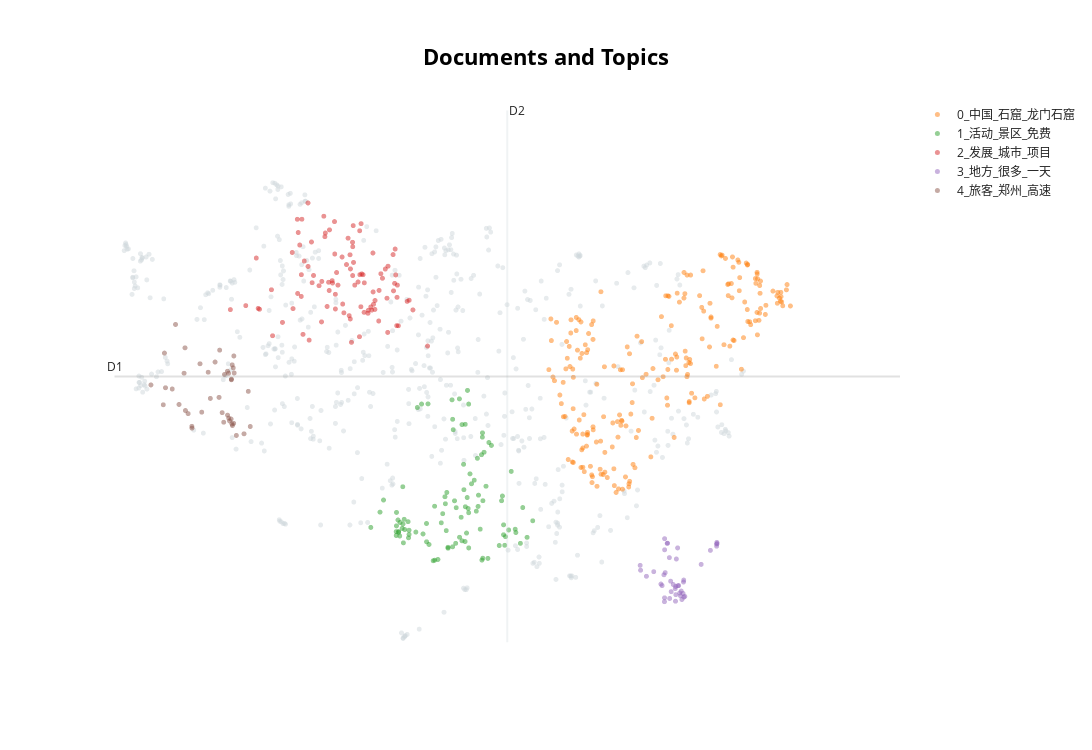

The code cell stored with this chart in its notebook:
### Code cell
# UMAP可视化
reduced_embeddings = UMAP(n_neighbors=10, n_components=2).fit_transform(embeddings)
topic_model.visualize_documents(docs, reduced_embeddings=reduced_embeddings, hide_document_hover=True, hide_annotations=True)

### Figure 1 — Plotly figure (JSON) as saved in the notebook; plotly's stock layout.template omitted (floating-point values rounded to 4 significant figures; data arrays with more than 128 entries replaced by an {"elided": "..."} marker saying what was removed)
{"data": [{"hoverinfo": "text", "marker": {"color": "#CFD8DC", "opacity": 0.5, "size": 5}, "mode": "markers+text", "name": "other", "showlegend": false, "type": "scattergl", "x": {"elided": "501 float values"}, "y": {"elided": "501 float values"}}, {"hoverinfo": "text", "marker": {"opacity": 0.5, "size": 5}, "mode": "markers+text", "name": "0_中国_石窟_龙门石窟", "text": {"elided": "216 str values"}, "textfont": {"size": 12}, "type": "scattergl", "x": {"elided": "216 float values"}, "y": {"elided": "216 float values"}}, {"hoverinfo": "text", "marker": {"opacity": 0.5, "size": 5}, "mode": "markers+text", "name": "1_活动_景区_免费", "text": ["", "", "", "", "", "", "", "", "", "", "", "", "", "", "", "", "", "", "", "", "", "", "", "", "", "", "", "", "", "", "", "", "", "", "", "", "", "", "", "", "", "", "", "", "", "", "", "", "", "", "", "", "", "", "", "", "", "", "", "", "", "", "", "", "", "", "", "", "", "", "", "", "", "", "", "", "", "", "", "", "", "", "", "", "", "", "", "", "", "", "", "", "", "", "", "", "", "", "", ""], "textfont": {"size": 12}, "type": "scattergl", "x": [6.092, 6.217, 4.942, 5.841, 5.999, 5.889, 6.074, 6.569, 4.96, 5.882, 6.18, 5.837, 5.566, 5.016, 5.231, 5.872, 6.465, 6.668, 6.055, 4.901, 5.03, 6.088, 5.889, 5.702, 6.08, 6.025, 4.896, 4.93, 5.4, 5.281, 6.375, 6.409, 5.446, 6.138, 5.495, 4.845, 5.758, 4.849, 4.845, 4.662, 5.84, 4.94, 4.949, 6.502, 6.392, 6.634, 4.848, 5.82, 6.812, 5.658, 4.871, 5.592, 5.756, 5.93, 5.15, 6.094, 6.015, 5.867, 5.317, 6.392, 5.378, 5.023, 6.031, 5.283, 4.879, 5.574, 6.559, 5.793, 5.793, 6.73, 5.781, 6.166, 5.858, 5.128, 5.709, 5.666, 5.649, 5.399, 4.479, 5.21, 6.086, 5.658, 5.029, 5.685, 5.816, 5.969, 4.612, 5.89, 5.547, 5.515, 6.329, 5.907, 5.553, 5.303, 6.363, 4.881, 6.111, 6.42, 5.591, 4.967], "y": [1.491, 3.076, 1.971, 2.213, 2.152, 3.656, 2.944, 1.851, 2.038, 2.188, 3.116, 1.725, 1.878, 2.004, 1.832, 3.848, 1.887, 2.202, 1.899, 1.993, 1.825, 3.251, 2.129, 1.699, 1.464, 2.218, 1.802, 1.909, 1.463, 1.978, 2.364, 1.672, 1.473, 2.502, 1.988, 1.864, 1.785, 2.134, 1.81, 2.308, 3.372, 2.495, 1.707, 2.71, 1.959, 1.699, 1.945, 2.453, 2.017, 1.651, 2.028, 1.631, 3.729, 2.536, 3.608, 2.298, 2.894, 2.343, 1.683, 1.82, 1.455, 1.777, 2.377, 1.721, 1.865, 2.415, 1.898, 1.735, 3.368, 1.784, 2.066, 1.488, 1.844, 1.857, 2.2, 3.296, 3.716, 2.221, 1.923, 3.657, 3.192, 3.443, 1.884, 2.297, 2.81, 2.587, 2.138, 1.635, 2.354, 2.116, 1.668, 2.676, 2.256, 3.659, 2.298, 1.853, 2.979, 1.793, 1.644, 1.893]}, {"hoverinfo": "text", "marker": {"opacity": 0.5, "size": 5}, "mode": "markers+text", "name": "2_发展_城市_项目", "text": ["", "", "", "", "", "", "", "", "", "", "", "", "", "", "", "", "", "", "", "", "", "", "", "", "", "", "", "", "", "", "", "", "", "", "", "", "", "", "", "", "", "", "", "", "", "", "", "", "", "", "", "", "", "", "", "", "", "", "", "", "", "", "", "", "", "", "", "", "", "", "", "", "", "", "", "", "", "", "", "", "", "", "", "", "", "", "", "", "", "", "", "", "", "", "", "", "", "", ""], "textfont": {"size": 12}, "type": "scattergl", "x": [4.723, 4.83, 3.96, 4.218, 3.348, 3.969, 3.503, 4.807, 4.54, 5.032, 3.421, 4.226, 4.319, 5.297, 4.443, 4.512, 4.168, 2.857, 4.386, 3.591, 4.336, 4.647, 3.624, 3.969, 4.296, 4.216, 4.129, 4.091, 3.88, 3.734, 3.928, 4.538, 4.857, 4.51, 4.322, 2.83, 3.634, 4.219, 3.818, 4.438, 4.248, 4.518, 4.598, 3.479, 4.688, 3.521, 4.066, 5.003, 4.852, 4.593, 3.884, 4.23, 3.824, 5.086, 4.348, 4.339, 3.064, 4.624, 4.822, 4.152, 4.184, 3.956, 4.367, 3.923, 3.654, 3.987, 3.048, 3.773, 4.712, 3.486, 3.574, 4.006, 3.433, 3.359, 2.876, 4.201, 3.802, 3.455, 3.85, 4.862, 3.769, 2.678, 4.493, 4.383, 4.478, 4.8, 4.18, 4.074, 3.207, 4.727, 4.186, 2.456, 3.425, 3.576, 4.876, 3.871, 4.838, 4.316, 3.478], "y": [4.663, 5.834, 5.765, 5.462, 5.786, 4.993, 4.636, 5.247, 5.111, 5.116, 6.253, 6.164, 6.091, 4.472, 4.973, 5.232, 4.899, 5.001, 5.36, 4.555, 5.024, 5.424, 5.934, 5.199, 5.372, 5.929, 5.616, 4.938, 5.252, 5.319, 5.357, 4.987, 5.156, 5.779, 5.474, 5.708, 5.361, 5.867, 6.008, 4.932, 5.328, 5.058, 5.253, 5.474, 5.553, 5.665, 5.723, 5.099, 4.758, 4.823, 6.104, 5.646, 6.06, 4.98, 5.485, 6.191, 4.616, 5.487, 5.352, 5.987, 4.853, 6.22, 5.474, 5.39, 5.463, 5.505, 5.263, 5.38, 5.144, 6.254, 6.482, 5.328, 6.067, 4.998, 4.988, 4.523, 6.296, 5.891, 5.028, 5.327, 4.811, 5.039, 4.976, 4.945, 5.02, 5.757, 5.754, 5.061, 4.804, 5.593, 5.555, 4.984, 5.21, 5.59, 4.757, 5.368, 5.471, 4.603, 5.169]}, {"hoverinfo": "text", "marker": {"opacity": 0.5, "size": 5}, "mode": "markers+text", "name": "3_地方_很多_一天", "text": ["", "", "", "", "", "", "", "", "", "", "", "", "", "", "", "", "", "", "", "", "", "", "", "", "", "", "", "", "", "", "", "", "", "", "", "", "", "", "", "", "", ""], "textfont": {"size": 12}, "type": "scattergl", "x": [8.987, 8.748, 8.449, 8.951, 8.836, 9.238, 8.711, 8.988, 8.712, 8.865, 8.659, 8.976, 8.784, 8.881, 8.873, 8.754, 8.555, 8.871, 8.983, 8.711, 8.806, 9.464, 8.939, 8.365, 8.928, 8.903, 8.868, 8.899, 9.003, 8.359, 8.675, 9.461, 8.719, 8.961, 8.709, 8.701, 9.46, 9.467, 8.914, 8.799, 8.78, 9.371], "y": [1.183, 1.699, 1.236, 1.028, 1.12, 1.404, 0.9337, 0.9438, 1.609, 1.064, 1.127, 0.9955, 0.9247, 1.479, 0.9783, 1.701, 1.301, 1.093, 1.156, 1.765, 1.021, 1.713, 0.9625, 1.321, 1.002, 1.104, 0.8862, 1.635, 0.9535, 1.39, 1.106, 1.659, 1.288, 0.9104, 0.8796, 1.258, 1.689, 1.696, 1.106, 1.167, 1.499, 1.601]}, {"hoverinfo": "text", "marker": {"opacity": 0.5, "size": 5}, "mode": "markers+text", "name": "4_旅客_郑州_高速", "text": ["", "", "", "", "", "", "", "", "", "", "", "", "", "", "", "", "", "", "", "", "", "", "", "", "", "", "", "", "", "", "", "", "", "", "", "", "", "", "", "", "", ""], "textfont": {"size": 12}, "type": "scattergl", "x": [2.019, 1.848, 1.717, 1.903, 2.47, 2.483, 1.619, 2.432, 2.445, 2.372, 2.302, 1.312, 2.653, 1.789, 2.467, 1.809, 1.49, 2.416, 2.498, 2.236, 2.714, 2.743, 2.471, 2.137, 2.506, 1.507, 1.902, 1.666, 2.36, 2.338, 2.543, 2.511, 2.293, 2.044, 2.168, 1.803, 2.43, 1.522, 2.414, 2.504, 2.479, 2.486], "y": [4.223, 3.522, 3.651, 3.318, 3.998, 4.207, 3.868, 3.459, 3.419, 4.072, 4.414, 3.925, 3.239, 4.09, 3.446, 3.565, 3.646, 3.5, 4.165, 4.247, 3.835, 3.341, 4.006, 4.104, 4.332, 4.373, 3.344, 4.775, 3.401, 3.536, 3.215, 4.093, 3.75, 3.543, 3.736, 4.446, 4.088, 3.885, 4.118, 3.385, 3.377, 3.355]}], "layout": {"annotations": [{"showarrow": false, "text": "D1", "x": 0.7876, "y": 4.045, "yshift": 10}, {"showarrow": false, "text": "D2", "x": 6.445, "xshift": 10, "y": 7.781}], "height": 750, "shapes": [{"line": {"color": "#CFD8DC", "width": 2}, "type": "line", "x0": 6.445, "x1": 6.445, "y0": 0.3094, "y1": 7.781}, {"line": {"color": "#9E9E9E", "width": 2}, "type": "line", "x0": 0.7876, "x1": 12.1, "y0": 4.045, "y1": 4.045}], "title": {"font": {"color": "Black", "size": 22}, "text": "<b>Documents and Topics</b>", "x": 0.5, "xanchor": "center", "yanchor": "top"}, "width": 1200, "xaxis": {"visible": false}, "yaxis": {"visible": false}}}
